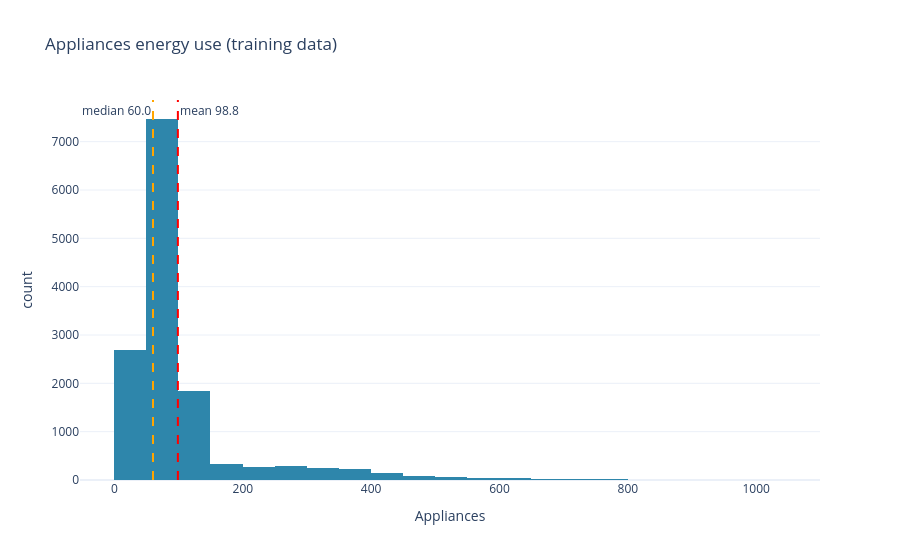

The notebook cell this image was saved under:
### Markdown cell above
## Exploratory data analysis

I only look at the training data here, so nothing I learn about the validation or test period can influence my decisions.

#### A. Target: Appliances

### Code cell
target = train_df['Appliances']

fig = px.histogram(train_df, x='Appliances', nbins=50,
                   title='Appliances energy use (training data)')
fig.add_vline(x=target.mean(), line_dash='dash', line_color='red',
              annotation_text=f'mean {target.mean():.1f}')
fig.add_vline(x=target.median(), line_dash='dash', line_color='orange',
              annotation_text=f'median {target.median():.1f}', annotation_position='top left')
fig.show()

### Figure 1 — Plotly figure (JSON) as saved in the notebook; plotly's stock layout.template omitted (floating-point values rounded to 4 significant figures; data arrays with more than 128 entries replaced by an {"elided": "..."} marker saying what was removed)
{"data": [{"bingroup": "x", "hovertemplate": "Appliances=%{x}<br>count=%{y}<extra></extra>", "legendgroup": "", "marker": {"color": "#2E86AB", "pattern": {"shape": ""}}, "name": "", "nbinsx": 50, "orientation": "v", "showlegend": false, "type": "histogram", "x": {"elided": "13814 int values"}, "xaxis": "x", "yaxis": "y"}], "layout": {"annotations": [{"showarrow": false, "text": "mean 98.8", "x": 98.78, "xanchor": "left", "xref": "x", "y": 1, "yanchor": "top", "yref": "y domain"}, {"showarrow": false, "text": "median 60.0", "x": 60, "xanchor": "right", "xref": "x", "y": 1, "yanchor": "top", "yref": "y domain"}], "barmode": "relative", "legend": {"tracegroupgap": 0}, "shapes": [{"line": {"color": "red", "dash": "dash"}, "type": "line", "x0": 98.78, "x1": 98.78, "xref": "x", "y0": 0, "y1": 1, "yref": "y domain"}, {"line": {"color": "orange", "dash": "dash"}, "type": "line", "x0": 60, "x1": 60, "xref": "x", "y0": 0, "y1": 1, "yref": "y domain"}], "title": {"text": "Appliances energy use (training data)"}, "xaxis": {"anchor": "y", "domain": [0, 1], "title": {"text": "Appliances"}}, "yaxis": {"anchor": "x", "domain": [0, 1], "title": {"text": "count"}}}}
